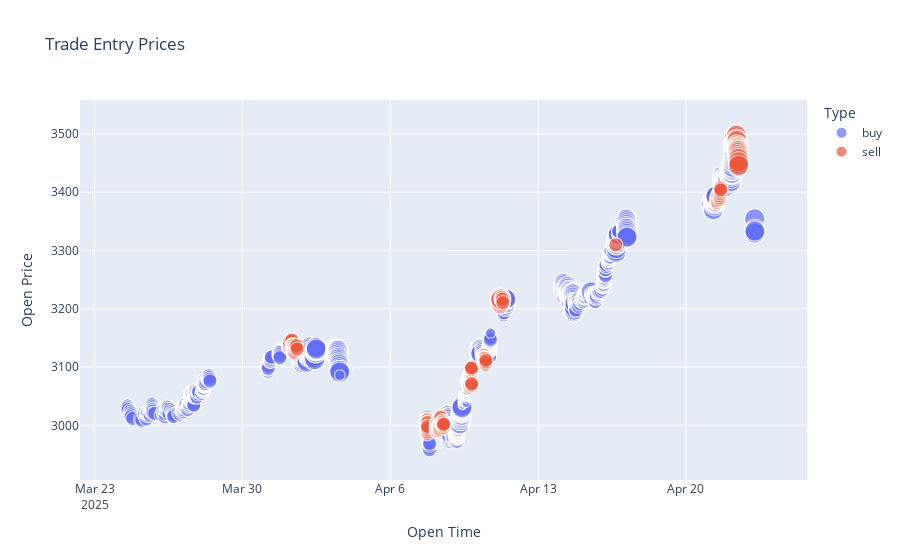

Here is the notebook cell this chart was saved with:
### Code cell
fig2 = px.scatter(
    df,
    x="Open Time",
    y="Open Price",
    size="Volume",
    color="Type",
    title="Trade Entry Prices",
    hover_data=["Close Price", "Profit USD"]
)
fig2.show()

### Figure 1 — Plotly figure (JSON) as saved in the notebook; plotly's stock layout.template omitted (floating-point values rounded to 4 significant figures; data arrays with more than 128 entries replaced by an {"elided": "..."} marker saying what was removed)
{"data": [{"customdata": {"elided": "2305x2 float values"}, "hovertemplate": "Type=buy<br>Open Time=%{x}<br>Open Price=%{y}<br>Volume=%{marker.size}<br>Close Price=%{customdata[0]}<br>Profit USD=%{customdata[1]}<extra></extra>", "legendgroup": "buy", "marker": {"color": "#636efa", "size": {"elided": "2305 float values"}, "sizemode": "area", "sizeref": 0.005, "symbol": "circle"}, "mode": "markers", "name": "buy", "showlegend": true, "type": "scattergl", "x": {"elided": "2305 str values"}, "xaxis": "x", "y": {"elided": "2305 float values"}, "yaxis": "y"}, {"customdata": {"elided": "306x2 float values"}, "hovertemplate": "Type=sell<br>Open Time=%{x}<br>Open Price=%{y}<br>Volume=%{marker.size}<br>Close Price=%{customdata[0]}<br>Profit USD=%{customdata[1]}<extra></extra>", "legendgroup": "sell", "marker": {"color": "#EF553B", "size": {"elided": "306 float values"}, "sizemode": "area", "sizeref": 0.005, "symbol": "circle"}, "mode": "markers", "name": "sell", "showlegend": true, "type": "scattergl", "x": {"elided": "306 str values"}, "xaxis": "x", "y": {"elided": "306 float values"}, "yaxis": "y"}], "layout": {"legend": {"itemsizing": "constant", "title": {"text": "Type"}, "tracegroupgap": 0}, "title": {"text": "Trade Entry Prices"}, "xaxis": {"anchor": "y", "domain": [0, 1], "title": {"text": "Open Time"}}, "yaxis": {"anchor": "x", "domain": [0, 1], "title": {"text": "Open Price"}}}}
